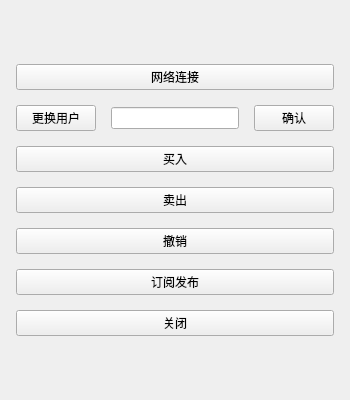
<?xml version="1.0" encoding="UTF-8"?>
<ui version="4.0">
 <class>Widget</class>
 <widget class="QWidget" name="Widget">
  <property name="geometry">
   <rect>
    <x>0</x>
    <y>0</y>
    <width>350</width>
    <height>400</height>
   </rect>
  </property>
  <property name="minimumSize">
   <size>
    <width>350</width>
    <height>400</height>
   </size>
  </property>
  <property name="maximumSize">
   <size>
    <width>350</width>
    <height>400</height>
   </size>
  </property>
  <property name="windowTitle">
   <string>证券交易系统客户端</string>
  </property>
  <layout class="QGridLayout" name="gridLayout">
   <item row="0" column="1">
    <spacer name="verticalSpacer">
     <property name="orientation">
      <enum>Qt::Vertical</enum>
     </property>
     <property name="sizeType">
      <enum>QSizePolicy::Fixed</enum>
     </property>
     <property name="sizeHint" stdset="0">
      <size>
       <width>20</width>
       <height>5</height>
      </size>
     </property>
    </spacer>
   </item>
   <item row="1" column="0">
    <spacer name="horizontalSpacer">
     <property name="orientation">
      <enum>Qt::Horizontal</enum>
     </property>
     <property name="sizeType">
      <enum>QSizePolicy::Fixed</enum>
     </property>
     <property name="sizeHint" stdset="0">
      <size>
       <width>5</width>
       <height>20</height>
      </size>
     </property>
    </spacer>
   </item>
   <item row="1" column="1">
    <layout class="QVBoxLayout" name="verticalLayout">
     <property name="spacing">
      <number>15</number>
     </property>
     <property name="sizeConstraint">
      <enum>QLayout::SetFixedSize</enum>
     </property>
     <property name="leftMargin">
      <number>0</number>
     </property>
     <item>
      <widget class="QPushButton" name="netButton">
       <property name="text">
        <string>网络连接</string>
       </property>
      </widget>
     </item>
     <item>
      <layout class="QHBoxLayout" name="horizontalLayout">
       <item>
        <widget class="QPushButton" name="userNameChangeBtn">
         <property name="text">
          <string>更换用户</string>
         </property>
        </widget>
       </item>
       <item>
        <widget class="QLineEdit" name="userNameEdit"/>
       </item>
       <item>
        <widget class="QPushButton" name="verifyUseNameBtn">
         <property name="text">
          <string>确认</string>
         </property>
        </widget>
       </item>
      </layout>
     </item>
     <item>
      <widget class="QPushButton" name="buyButton">
       <property name="text">
        <string>买入</string>
       </property>
      </widget>
     </item>
     <item>
      <widget class="QPushButton" name="sellButton">
       <property name="text">
        <string>卖出</string>
       </property>
      </widget>
     </item>
     <item>
      <widget class="QPushButton" name="revButton">
       <property name="text">
        <string>撤销</string>
       </property>
      </widget>
     </item>
     <item>
      <widget class="QPushButton" name="subPubButton">
       <property name="text">
        <string>订阅发布</string>
       </property>
      </widget>
     </item>
     <item>
      <widget class="QPushButton" name="closeBtn">
       <property name="text">
        <string>关闭</string>
       </property>
      </widget>
     </item>
    </layout>
   </item>
   <item row="2" column="1">
    <spacer name="verticalSpacer_2">
     <property name="orientation">
      <enum>Qt::Vertical</enum>
     </property>
     <property name="sizeType">
      <enum>QSizePolicy::Fixed</enum>
     </property>
     <property name="sizeHint" stdset="0">
      <size>
       <width>20</width>
       <height>5</height>
      </size>
     </property>
    </spacer>
   </item>
   <item row="1" column="2">
    <spacer name="horizontalSpacer_2">
     <property name="orientation">
      <enum>Qt::Horizontal</enum>
     </property>
     <property name="sizeType">
      <enum>QSizePolicy::Fixed</enum>
     </property>
     <property name="sizeHint" stdset="0">
      <size>
       <width>5</width>
       <height>20</height>
      </size>
     </property>
    </spacer>
   </item>
  </layout>
 </widget>
 <resources/>
 <connections/>
</ui>
